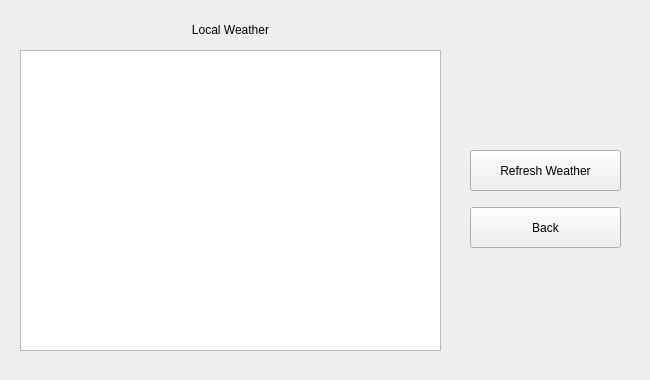
<?xml version="1.0" encoding="UTF-8"?>
<ui version="4.0">
 <class>WeatherWidg</class>
 <widget class="QWidget" name="WeatherWidg">
  <property name="geometry">
   <rect>
    <x>0</x>
    <y>0</y>
    <width>650</width>
    <height>380</height>
   </rect>
  </property>
  <property name="windowTitle">
   <string>Form</string>
  </property>
  <widget class="QPushButton" name="backButton">
   <property name="geometry">
    <rect>
     <x>470</x>
     <y>207</y>
     <width>151</width>
     <height>41</height>
    </rect>
   </property>
   <property name="text">
    <string>Back</string>
   </property>
  </widget>
  <widget class="QPushButton" name="pushButton">
   <property name="geometry">
    <rect>
     <x>470</x>
     <y>150</y>
     <width>151</width>
     <height>41</height>
    </rect>
   </property>
   <property name="text">
    <string>Refresh Weather</string>
   </property>
  </widget>
  <widget class="QLabel" name="apiResponseDisplay">
   <property name="geometry">
    <rect>
     <x>160</x>
     <y>20</y>
     <width>141</width>
     <height>20</height>
    </rect>
   </property>
   <property name="text">
    <string>Local Weather</string>
   </property>
   <property name="alignment">
    <set>Qt::AlignCenter</set>
   </property>
   <property name="wordWrap">
    <bool>false</bool>
   </property>
  </widget>
  <widget class="QTextBrowser" name="weatherDisplay">
   <property name="geometry">
    <rect>
     <x>20</x>
     <y>50</y>
     <width>421</width>
     <height>301</height>
    </rect>
   </property>
  </widget>
 </widget>
 <resources/>
 <connections/>
</ui>
